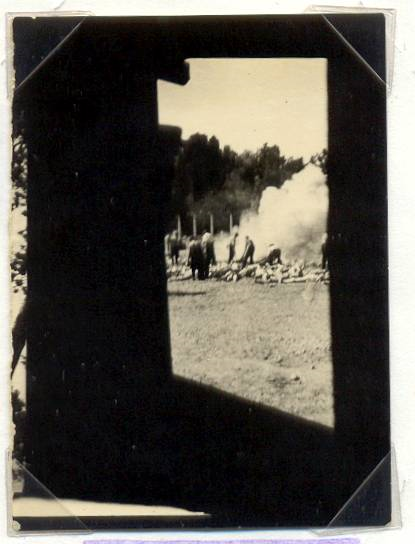
#> input picture inputs/P3/sonderkommando_photographs_281.png, 415 x 544 px
$ python p3b.py
#> lines starting #> are read from the running program, lines starting #| are printed output that depends on the picture
import numpy as np
import cv2
import matplotlib.pyplot as plt


# read the input image
img = cv2.imread('inputs/P3/sonderkommando_photographs_281.png')
#> img is the input picture: shape (544, 415, 3); mean B, G, R 77.2, 84.7, 88.4
# convert from BGR to RGB so we can plot using matplotlib
img = cv2.cvtColor(img, cv2.COLOR_BGR2RGB)
# disable x & y axis
plt.axis('off')
# show the image
plt.imshow(img)
plt.show()
# get the image shape
rows, cols, dim = img.shape
#> rows = 544; cols = 415; dim = 3

cropped_img = img[90:350, 170:330]
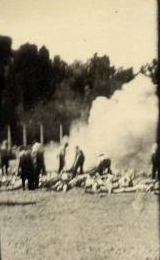
#> cropped_img: shape (260, 160, 3); mean R, G, B 156.9, 147.2, 123.7
# transformation matrix for Shearing
# shearing applied to x-axis
M = np.float32([[1.2, 0, 0],
             	[0, 1  , 0],
            	[0, 0  , 1]])
# shearing applied to y-axis
# M = np.float32([[1,   0, 0],
#             	  [0.3, 1, 0],
#             	  [0,   0, 1]])
# apply a perspective transformation to the image
rows, cols, dim = cropped_img.shape
#> rows = 260; cols = 160
sheared_img = cv2.warpPerspective(cropped_img,M,(int(cols*1.2),int(rows)))
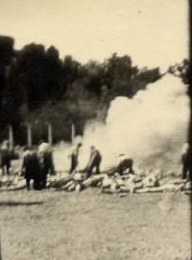
#> sheared_img: shape (260, 192, 3); mean R, G, B 156.8, 147.2, 123.7
# disable x & y axis
plt.axis('off')
# show the resulting image
plt.imshow(cropped_img)
plt.show()
# save the resulting image to disk
# plt.imsave("city_sheared.jpg", sheared_img)

$ run again, with inputs/P3/sonderkommando_photographs_280.png copied over inputs/P3/sonderkommando_photographs_281.png
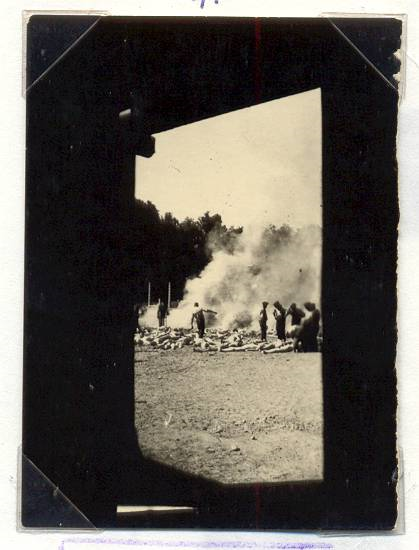
#> input picture inputs/P3/sonderkommando_photographs_280.png, 419 x 550 px
#> img is the input picture: shape (550, 419, 3); mean B, G, R 88.3, 95.4, 100.2
#> `cropped_img = img[90:350, 170:330]`:
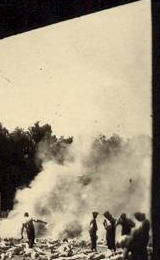
#> cropped_img: shape (260, 160, 3); mean R, G, B 162.5, 151.5, 128.3
#> `sheared_img = cv2.warpPerspective(cropped_img,M,(int(cols*1.2),int(row..`:
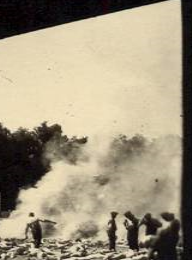
#> sheared_img: shape (260, 192, 3); mean R, G, B 162.5, 151.5, 128.3
